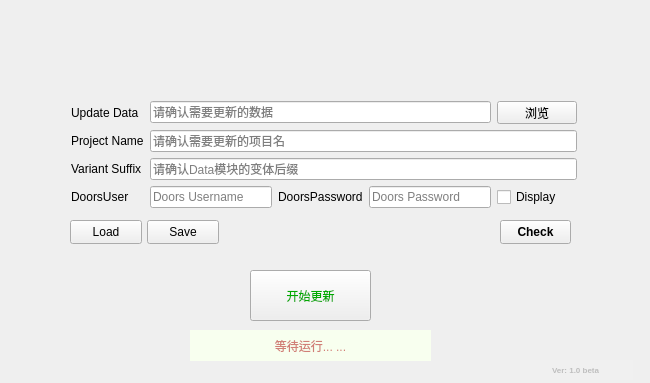
<?xml version="1.0" encoding="UTF-8"?>
<ui version="4.0">
 <class>UIDoorsDataUpdater</class>
 <widget class="QWidget" name="UIDoorsDataUpdater">
  <property name="geometry">
   <rect>
    <x>0</x>
    <y>0</y>
    <width>650</width>
    <height>383</height>
   </rect>
  </property>
  <property name="sizePolicy">
   <sizepolicy hsizetype="Preferred" vsizetype="Fixed">
    <horstretch>0</horstretch>
    <verstretch>0</verstretch>
   </sizepolicy>
  </property>
  <property name="minimumSize">
   <size>
    <width>650</width>
    <height>310</height>
   </size>
  </property>
  <property name="maximumSize">
   <size>
    <width>650</width>
    <height>383</height>
   </size>
  </property>
  <property name="windowTitle">
   <string>DoorsDataUpdater</string>
  </property>
  <widget class="QPushButton" name="button_start">
   <property name="geometry">
    <rect>
     <x>250</x>
     <y>270</y>
     <width>121</width>
     <height>51</height>
    </rect>
   </property>
   <property name="cursor">
    <cursorShape>PointingHandCursor</cursorShape>
   </property>
   <property name="mouseTracking">
    <bool>false</bool>
   </property>
   <property name="whatsThis">
    <string/>
   </property>
   <property name="styleSheet">
    <string notr="true">font: 15pt &quot;华光粗圆_CNKI&quot;;
color: rgb(0, 170, 0);</string>
   </property>
   <property name="text">
    <string>开始更新</string>
   </property>
  </widget>
  <widget class="QLineEdit" name="lineEdit_info">
   <property name="enabled">
    <bool>false</bool>
   </property>
   <property name="geometry">
    <rect>
     <x>190</x>
     <y>330</y>
     <width>241</width>
     <height>31</height>
    </rect>
   </property>
   <property name="styleSheet">
    <string notr="true">background-color: rgb(248, 255, 239);
color: rgb(170, 0, 0);
font: 700 9pt &quot;Microsoft YaHei UI&quot;;
border: none;</string>
   </property>
   <property name="text">
    <string/>
   </property>
   <property name="alignment">
    <set>Qt::AlignCenter</set>
   </property>
   <property name="readOnly">
    <bool>false</bool>
   </property>
   <property name="placeholderText">
    <string>等待运行... ...</string>
   </property>
  </widget>
  <widget class="QLineEdit" name="lineEdit_ver">
   <property name="enabled">
    <bool>false</bool>
   </property>
   <property name="geometry">
    <rect>
     <x>520</x>
     <y>360</y>
     <width>113</width>
     <height>20</height>
    </rect>
   </property>
   <property name="font">
    <font>
     <family>Microsoft YaHei UI</family>
     <pointsize>6</pointsize>
     <italic>false</italic>
     <bold>true</bold>
    </font>
   </property>
   <property name="styleSheet">
    <string notr="true">font: 700 6pt &quot;Microsoft YaHei UI&quot;;
background-color: rgb(240, 240, 240);
border: none;</string>
   </property>
   <property name="text">
    <string>Ver: 1.0 beta</string>
   </property>
   <property name="alignment">
    <set>Qt::AlignCenter</set>
   </property>
  </widget>
  <widget class="QPushButton" name="button_load">
   <property name="geometry">
    <rect>
     <x>70</x>
     <y>220</y>
     <width>72</width>
     <height>24</height>
    </rect>
   </property>
   <property name="toolTip">
    <string>&lt;html&gt;&lt;head/&gt;&lt;body&gt;&lt;p&gt;&lt;span style=&quot; font-size:10pt;&quot;&gt;加载配置文件&lt;/span&gt;&lt;/p&gt;&lt;/body&gt;&lt;/html&gt;</string>
   </property>
   <property name="styleSheet">
    <string notr="true">font: 700 9pt &quot;Microsoft YaHei UI&quot;;</string>
   </property>
   <property name="text">
    <string>Load</string>
   </property>
  </widget>
  <widget class="QPushButton" name="button_save">
   <property name="geometry">
    <rect>
     <x>147</x>
     <y>220</y>
     <width>72</width>
     <height>24</height>
    </rect>
   </property>
   <property name="toolTip">
    <string>&lt;html&gt;&lt;head/&gt;&lt;body&gt;&lt;p&gt;&lt;span style=&quot; font-size:10pt;&quot;&gt;保存配置文件&lt;/span&gt;&lt;/p&gt;&lt;/body&gt;&lt;/html&gt;</string>
   </property>
   <property name="styleSheet">
    <string notr="true">font: 700 9pt &quot;Microsoft YaHei UI&quot;;</string>
   </property>
   <property name="text">
    <string>Save</string>
   </property>
  </widget>
  <widget class="QPushButton" name="pushButton_check">
   <property name="geometry">
    <rect>
     <x>500</x>
     <y>220</y>
     <width>71</width>
     <height>24</height>
    </rect>
   </property>
   <property name="font">
    <font>
     <bold>true</bold>
    </font>
   </property>
   <property name="text">
    <string>Check</string>
   </property>
  </widget>
  <widget class="QWidget" name="layoutWidget">
   <property name="geometry">
    <rect>
     <x>71</x>
     <y>101</y>
     <width>506</width>
     <height>107</height>
    </rect>
   </property>
   <layout class="QGridLayout" name="gridLayout">
    <item row="0" column="0">
     <widget class="QLabel" name="label_data_file">
      <property name="toolTip">
       <string>&lt;html&gt;&lt;head/&gt;&lt;body&gt;&lt;p align=&quot;center&quot;&gt;&lt;span style=&quot; font-size:10pt; color:#aa0000;&quot;&gt;请确认需要更新入Doors的数据文件（.json）&lt;/span&gt;&lt;/p&gt;&lt;/body&gt;&lt;/html&gt;</string>
      </property>
      <property name="styleSheet">
       <string notr="true"/>
      </property>
      <property name="text">
       <string>Update Data</string>
      </property>
     </widget>
    </item>
    <item row="1" column="0">
     <widget class="QLabel" name="label_project_name">
      <property name="toolTip">
       <string>&lt;html&gt;&lt;head/&gt;&lt;body&gt;&lt;p&gt;&lt;span style=&quot; font-size:10pt; color:#aa0000;&quot;&gt;请确认需要更新的Doors项目名称&lt;/span&gt;&lt;/p&gt;&lt;/body&gt;&lt;/html&gt;</string>
      </property>
      <property name="styleSheet">
       <string notr="true"/>
      </property>
      <property name="text">
       <string>Project Name</string>
      </property>
     </widget>
    </item>
    <item row="2" column="0">
     <widget class="QLabel" name="label_data_suffix">
      <property name="toolTip">
       <string>&lt;html&gt;&lt;head/&gt;&lt;body&gt;&lt;p&gt;&lt;span style=&quot; font-size:10pt; color:#aa0000;&quot;&gt;请确认Doors Data模块的变体后缀（如有）&lt;/span&gt;&lt;/p&gt;&lt;/body&gt;&lt;/html&gt;</string>
      </property>
      <property name="styleSheet">
       <string notr="true"/>
      </property>
      <property name="text">
       <string>Variant Suffix</string>
      </property>
     </widget>
    </item>
    <item row="3" column="0">
     <widget class="QLabel" name="label_username">
      <property name="text">
       <string>DoorsUser</string>
      </property>
     </widget>
    </item>
    <item row="3" column="1">
     <widget class="QLineEdit" name="lineEdit_username">
      <property name="placeholderText">
       <string>Doors Username</string>
      </property>
     </widget>
    </item>
    <item row="3" column="2">
     <widget class="QLabel" name="label_password">
      <property name="text">
       <string>DoorsPassword</string>
      </property>
     </widget>
    </item>
    <item row="3" column="3">
     <widget class="QLineEdit" name="lineEdit_password">
      <property name="echoMode">
       <enum>QLineEdit::Password</enum>
      </property>
      <property name="placeholderText">
       <string>Doors Password</string>
      </property>
     </widget>
    </item>
    <item row="3" column="4">
     <widget class="QCheckBox" name="checkBox_psw">
      <property name="text">
       <string>Display</string>
      </property>
     </widget>
    </item>
    <item row="0" column="4">
     <widget class="QPushButton" name="ButtonBrowseDataFile">
      <property name="sizePolicy">
       <sizepolicy hsizetype="Minimum" vsizetype="Fixed">
        <horstretch>0</horstretch>
        <verstretch>0</verstretch>
       </sizepolicy>
      </property>
      <property name="toolTip">
       <string>&lt;html&gt;&lt;head/&gt;&lt;body&gt;&lt;p&gt;浏览选择数据文件&lt;/p&gt;&lt;/body&gt;&lt;/html&gt;</string>
      </property>
      <property name="autoFillBackground">
       <bool>false</bool>
      </property>
      <property name="text">
       <string>浏览</string>
      </property>
     </widget>
    </item>
    <item row="0" column="1" colspan="3">
     <widget class="QLineEdit" name="lineEdit_data_file">
      <property name="autoFillBackground">
       <bool>false</bool>
      </property>
      <property name="text">
       <string/>
      </property>
      <property name="placeholderText">
       <string>请确认需要更新的数据</string>
      </property>
     </widget>
    </item>
    <item row="1" column="1" colspan="4">
     <widget class="QLineEdit" name="lineEdit_project_name">
      <property name="enabled">
       <bool>true</bool>
      </property>
      <property name="autoFillBackground">
       <bool>false</bool>
      </property>
      <property name="text">
       <string/>
      </property>
      <property name="placeholderText">
       <string>请确认需要更新的项目名</string>
      </property>
     </widget>
    </item>
    <item row="2" column="1" colspan="4">
     <widget class="QLineEdit" name="lineEdit_data_suffix">
      <property name="autoFillBackground">
       <bool>false</bool>
      </property>
      <property name="text">
       <string/>
      </property>
      <property name="placeholderText">
       <string>请确认Data模块的变体后缀</string>
      </property>
     </widget>
    </item>
   </layout>
  </widget>
 </widget>
 <resources/>
 <connections/>
</ui>
